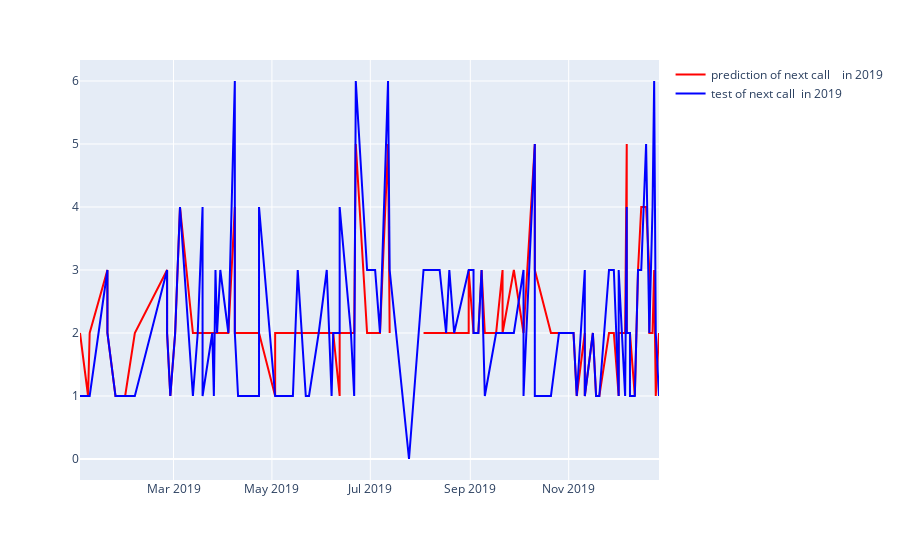

Notebook source saved alongside this figure:
### Code cell
import plotly.express as px
import plotly.graph_objects as go
df_STE_DE_GESTION = df_combined_xgb[df_combined_xgb['ANCSCP'] == 5530.0]
df_2017 = df_STE_DE_GESTION[df_STE_DE_GESTION['Date'].dt.year == 2019]

fig = px.line()
fig = go.Figure(fig)
df_2017 = df_2017.sort_values(by="Date")


fig.add_trace(go.Scatter(x=df_2017['Date'], y=df_2017['y_pred_best_inverted'], 
                         mode='lines', name='prediction of next call    in 2019', line=dict(color='red')))
fig.add_trace(go.Scatter(x=df_2017['Date'], y=df_2017['Y_inverted_test'], 
                         mode='lines', name='test of next call  in 2019', line=dict(color='blue')))
fig.show()
